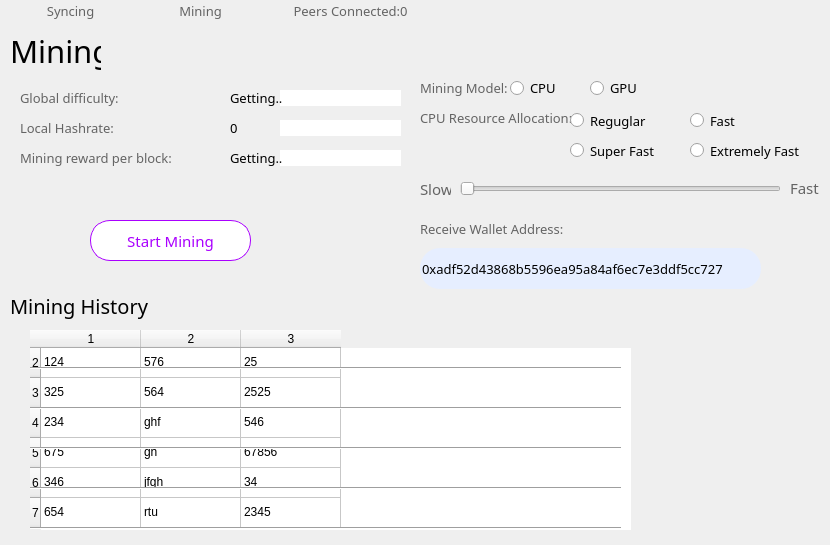
   <widget class="QWidget" name="p5">
    <widget class="QToolButton" name="toolButton_21">
     <property name="geometry">
      <rect>
       <x>0</x>
       <y>0</y>
       <width>131</width>
       <height>21</height>
      </rect>
     </property>
     <property name="font">
      <font>
       <family>微软雅黑 Light</family>
       <pointsize>10</pointsize>
      </font>
     </property>
     <property name="styleSheet">
      <string notr="true">border:0px;
color: rgb(100, 100, 100);</string>
     </property>
     <property name="text">
      <string>   Syncing</string>
     </property>
     <property name="icon">
      <iconset>
       <normaloff>pic/grayqukuai.png</normaloff>pic/grayqukuai.png</iconset>
     </property>
     <property name="toolButtonStyle">
      <enum>Qt::ToolButtonTextBesideIcon</enum>
     </property>
    </widget>
    <widget class="QToolButton" name="toolButton_22">
     <property name="geometry">
      <rect>
       <x>130</x>
       <y>0</y>
       <width>131</width>
       <height>21</height>
      </rect>
     </property>
     <property name="font">
      <font>
       <family>微软雅黑 Light</family>
       <pointsize>10</pointsize>
      </font>
     </property>
     <property name="styleSheet">
      <string notr="true">border:0px;
color: rgb(100, 100, 100);</string>
     </property>
     <property name="text">
      <string>   Mining</string>
     </property>
     <property name="icon">
      <iconset>
       <normaloff>pic/graymining.png</normaloff>pic/graymining.png</iconset>
     </property>
     <property name="toolButtonStyle">
      <enum>Qt::ToolButtonTextBesideIcon</enum>
     </property>
    </widget>
    <widget class="QToolButton" name="toolButton_23">
     <property name="geometry">
      <rect>
       <x>270</x>
       <y>0</y>
       <width>151</width>
       <height>21</height>
      </rect>
     </property>
     <property name="font">
      <font>
       <family>微软雅黑 Light</family>
       <pointsize>10</pointsize>
      </font>
     </property>
     <property name="styleSheet">
      <string notr="true">border:0px;
color: rgb(100, 100, 100);</string>
     </property>
     <property name="text">
      <string>   Peers Connected:0</string>
     </property>
     <property name="icon">
      <iconset>
       <normaloff>pic/tubiaoer.png</normaloff>pic/tubiaoer.png</iconset>
     </property>
     <property name="toolButtonStyle">
      <enum>Qt::ToolButtonTextBesideIcon</enum>
     </property>
    </widget>
    <widget class="QLabel" name="label_16">
     <property name="geometry">
      <rect>
       <x>10</x>
       <y>30</y>
       <width>91</width>
       <height>41</height>
      </rect>
     </property>
     <property name="font">
      <font>
       <family>等线</family>
       <pointsize>23</pointsize>
      </font>
     </property>
     <property name="text">
      <string>Mining</string>
     </property>
    </widget>
    <widget class="QPushButton" name="pushButton_11">
     <property name="geometry">
      <rect>
       <x>740</x>
       <y>440</y>
       <width>51</width>
       <height>51</height>
      </rect>
     </property>
     <property name="cursor">
      <cursorShape>PointingHandCursor</cursorShape>
     </property>
     <property name="text">
      <string/>
     </property>
     <property name="icon">
      <iconset>
       <normaloff>pic/05.png</normaloff>pic/05.png</iconset>
     </property>
     <property name="iconSize">
      <size>
       <width>40</width>
       <height>40</height>
      </size>
     </property>
     <property name="flat">
      <bool>true</bool>
     </property>
    </widget>
    <widget class="QPushButton" name="pushButton_12">
     <property name="geometry">
      <rect>
       <x>670</x>
       <y>370</y>
       <width>51</width>
       <height>51</height>
      </rect>
     </property>
     <property name="cursor">
      <cursorShape>PointingHandCursor</cursorShape>
     </property>
     <property name="text">
      <string/>
     </property>
     <property name="icon">
      <iconset>
       <normaloff>pic/sdO8tAw.png</normaloff>pic/sdO8tAw.png</iconset>
     </property>
     <property name="iconSize">
      <size>
       <width>40</width>
       <height>40</height>
      </size>
     </property>
     <property name="flat">
      <bool>true</bool>
     </property>
    </widget>
    <widget class="QPushButton" name="pushButton_13">
     <property name="geometry">
      <rect>
       <x>740</x>
       <y>370</y>
       <width>51</width>
       <height>51</height>
      </rect>
     </property>
     <property name="cursor">
      <cursorShape>PointingHandCursor</cursorShape>
     </property>
     <property name="text">
      <string/>
     </property>
     <property name="icon">
      <iconset>
       <normaloff>pic/03.png</normaloff>pic/03.png</iconset>
     </property>
     <property name="iconSize">
      <size>
       <width>40</width>
       <height>40</height>
      </size>
     </property>
     <property name="flat">
      <bool>true</bool>
     </property>
    </widget>
    <widget class="QPushButton" name="pushButton_14">
     <property name="geometry">
      <rect>
       <x>670</x>
       <y>440</y>
       <width>51</width>
       <height>51</height>
      </rect>
     </property>
     <property name="cursor">
      <cursorShape>PointingHandCursor</cursorShape>
     </property>
     <property name="text">
      <string/>
     </property>
     <property name="icon">
      <iconset>
       <normaloff>pic/04.png</normaloff>pic/04.png</iconset>
     </property>
     <property name="iconSize">
      <size>
       <width>40</width>
       <height>40</height>
      </size>
     </property>
     <property name="flat">
      <bool>true</bool>
     </property>
    </widget>
    <widget class="QLabel" name="label_19">
     <property name="geometry">
      <rect>
       <x>20</x>
       <y>90</y>
       <width>201</width>
       <height>16</height>
      </rect>
     </property>
     <property name="font">
      <font>
       <family>等线</family>
       <pointsize>10</pointsize>
      </font>
     </property>
     <property name="styleSheet">
      <string notr="true">
color: rgb(100, 100, 100);</string>
     </property>
     <property name="text">
      <string>Global difficulty:</string>
     </property>
    </widget>
    <widget class="QLabel" name="label_20">
     <property name="geometry">
      <rect>
       <x>20</x>
       <y>120</y>
       <width>201</width>
       <height>16</height>
      </rect>
     </property>
     <property name="font">
      <font>
       <family>等线</family>
       <pointsize>10</pointsize>
      </font>
     </property>
     <property name="styleSheet">
      <string notr="true">color: rgb(100, 100, 100);</string>
     </property>
     <property name="text">
      <string>Local Hashrate:</string>
     </property>
    </widget>
    <widget class="QLabel" name="label_21">
     <property name="geometry">
      <rect>
       <x>20</x>
       <y>150</y>
       <width>201</width>
       <height>16</height>
      </rect>
     </property>
     <property name="font">
      <font>
       <family>等线</family>
       <pointsize>10</pointsize>
      </font>
     </property>
     <property name="styleSheet">
      <string notr="true">color: rgb(100, 100, 100);</string>
     </property>
     <property name="text">
      <string>Mining reward per block:</string>
     </property>
    </widget>
    <widget class="QLineEdit" name="lineEdit">
     <property name="geometry">
      <rect>
       <x>280</x>
       <y>90</y>
       <width>121</width>
       <height>16</height>
      </rect>
     </property>
     <property name="styleSheet">
      <string notr="true">border:0px;</string>
     </property>
    </widget>
    <widget class="QLineEdit" name="lineEdit_2">
     <property name="geometry">
      <rect>
       <x>280</x>
       <y>120</y>
       <width>121</width>
       <height>16</height>
      </rect>
     </property>
     <property name="styleSheet">
      <string notr="true">border:0px;</string>
     </property>
    </widget>
    <widget class="QLineEdit" name="lineEdit_3">
     <property name="geometry">
      <rect>
       <x>280</x>
       <y>150</y>
       <width>121</width>
       <height>16</height>
      </rect>
     </property>
     <property name="styleSheet">
      <string notr="true">border:0px;</string>
     </property>
    </widget>
    <widget class="QLabel" name="label_43">
     <property name="geometry">
      <rect>
       <x>420</x>
       <y>80</y>
       <width>91</width>
       <height>16</height>
      </rect>
     </property>
     <property name="font">
      <font>
       <family>等线</family>
       <pointsize>10</pointsize>
      </font>
     </property>
     <property name="styleSheet">
      <string notr="true">color: rgb(100, 100, 100);</string>
     </property>
     <property name="text">
      <string>Mining Model:</string>
     </property>
    </widget>
    <widget class="QLabel" name="label_44">
     <property name="geometry">
      <rect>
       <x>420</x>
       <y>110</y>
       <width>151</width>
       <height>16</height>
      </rect>
     </property>
     <property name="font">
      <font>
       <family>等线</family>
       <pointsize>10</pointsize>
      </font>
     </property>
     <property name="styleSheet">
      <string notr="true">color: rgb(100, 100, 100);</string>
     </property>
     <property name="text">
      <string>CPU Resource Allocation:</string>
     </property>
    </widget>
    <widget class="QRadioButton" name="radioButton">
     <property name="geometry">
      <rect>
       <x>510</x>
       <y>80</y>
       <width>71</width>
       <height>16</height>
      </rect>
     </property>
     <property name="font">
      <font>
       <family>微软雅黑</family>
       <pointsize>10</pointsize>
      </font>
     </property>
     <property name="text">
      <string>CPU</string>
     </property>
    </widget>
    <widget class="QRadioButton" name="radioButton_2">
     <property name="geometry">
      <rect>
       <x>590</x>
       <y>80</y>
       <width>61</width>
       <height>16</height>
      </rect>
     </property>
     <property name="font">
      <font>
       <family>微软雅黑</family>
       <pointsize>10</pointsize>
      </font>
     </property>
     <property name="text">
      <string>GPU</string>
     </property>
    </widget>
    <widget class="QRadioButton" name="radioButton_3">
     <property name="geometry">
      <rect>
       <x>690</x>
       <y>110</y>
       <width>61</width>
       <height>21</height>
      </rect>
     </property>
     <property name="font">
      <font>
       <family>微软雅黑</family>
       <pointsize>10</pointsize>
      </font>
     </property>
     <property name="text">
      <string>Fast</string>
     </property>
    </widget>
    <widget class="QRadioButton" name="radioButton_4">
     <property name="geometry">
      <rect>
       <x>570</x>
       <y>110</y>
       <width>81</width>
       <height>21</height>
      </rect>
     </property>
     <property name="font">
      <font>
       <family>微软雅黑</family>
       <pointsize>10</pointsize>
      </font>
     </property>
     <property name="text">
      <string>Reguglar</string>
     </property>
    </widget>
    <widget class="QRadioButton" name="radioButton_5">
     <property name="geometry">
      <rect>
       <x>690</x>
       <y>140</y>
       <width>111</width>
       <height>21</height>
      </rect>
     </property>
     <property name="font">
      <font>
       <family>微软雅黑</family>
       <pointsize>10</pointsize>
      </font>
     </property>
     <property name="text">
      <string>Extremely Fast</string>
     </property>
    </widget>
    <widget class="QRadioButton" name="radioButton_6">
     <property name="geometry">
      <rect>
       <x>570</x>
       <y>140</y>
       <width>91</width>
       <height>21</height>
      </rect>
     </property>
     <property name="font">
      <font>
       <family>微软雅黑</family>
       <pointsize>10</pointsize>
      </font>
     </property>
     <property name="text">
      <string>Super Fast</string>
     </property>
    </widget>
    <widget class="QLabel" name="label_45">
     <property name="geometry">
      <rect>
       <x>420</x>
       <y>178</y>
       <width>31</width>
       <height>21</height>
      </rect>
     </property>
     <property name="font">
      <font>
       <family>等线</family>
       <pointsize>11</pointsize>
      </font>
     </property>
     <property name="styleSheet">
      <string notr="true">color: rgb(100, 100, 100);</string>
     </property>
     <property name="text">
      <string>Slow</string>
     </property>
    </widget>
    <widget class="QLabel" name="label_46">
     <property name="geometry">
      <rect>
       <x>790</x>
       <y>177</y>
       <width>31</width>
       <height>21</height>
      </rect>
     </property>
     <property name="font">
      <font>
       <family>等线</family>
       <pointsize>11</pointsize>
      </font>
     </property>
     <property name="styleSheet">
      <string notr="true">color: rgb(100, 100, 100);</string>
     </property>
     <property name="text">
      <string>Fast</string>
     </property>
    </widget>
    <widget class="QSlider" name="horizontalSlider">
     <property name="geometry">
      <rect>
       <x>460</x>
       <y>178</y>
       <width>321</width>
       <height>22</height>
      </rect>
     </property>
     <property name="orientation">
      <enum>Qt::Horizontal</enum>
     </property>
    </widget>
    <widget class="QLabel" name="label_47">
     <property name="geometry">
      <rect>
       <x>420</x>
       <y>218</y>
       <width>161</width>
       <height>21</height>
      </rect>
     </property>
     <property name="font">
      <font>
       <family>等线</family>
       <pointsize>10</pointsize>
      </font>
     </property>
     <property name="styleSheet">
      <string notr="true">color: rgb(100, 100, 100);</string>
     </property>
     <property name="text">
      <string>Receive Wallet Address:</string>
     </property>
    </widget>
    <widget class="QLineEdit" name="lineEdit_7">
     <property name="geometry">
      <rect>
       <x>420</x>
       <y>248</y>
       <width>341</width>
       <height>41</height>
      </rect>
     </property>
     <property name="font">
      <font>
       <family>微软雅黑</family>
       <pointsize>10</pointsize>
      </font>
     </property>
     <property name="styleSheet">
      <string notr="true">border:0px;
border-radius:20px;

background-color: rgb(230, 238, 255);</string>
     </property>
     <property name="text">
      <string>0xadf52d43868b5596ea95a84af6ec7e3ddf5cc727</string>
     </property>
    </widget>
    <widget class="QPushButton" name="pushButton_29">
     <property name="geometry">
      <rect>
       <x>780</x>
       <y>250</y>
       <width>41</width>
       <height>31</height>
      </rect>
     </property>
     <property name="cursor">
      <cursorShape>PointingHandCursor</cursorShape>
     </property>
     <property name="text">
      <string/>
     </property>
     <property name="icon">
      <iconset>
       <normaloff>pic/mw11.png</normaloff>pic/mw11.png</iconset>
     </property>
     <property name="iconSize">
      <size>
       <width>28</width>
       <height>28</height>
      </size>
     </property>
     <property name="flat">
      <bool>true</bool>
     </property>
    </widget>
    <widget class="QPushButton" name="pushButton_30">
     <property name="geometry">
      <rect>
       <x>90</x>
       <y>220</y>
       <width>161</width>
       <height>41</height>
      </rect>
     </property>
     <property name="font">
      <font>
       <family>微软雅黑 Light</family>
       <pointsize>11</pointsize>
      </font>
     </property>
     <property name="cursor">
      <cursorShape>PointingHandCursor</cursorShape>
     </property>
     <property name="styleSheet">
      <string notr="true">border-width: 1px;
border-color: rgb(170, 0, 255);
background-color: rgb(255, 255, 255);
color: rgb(170, 0, 255);
border-radius:20px;
border-style:solid; 
</string>
     </property>
     <property name="text">
      <string>Start Mining</string>
     </property>
    </widget>
    <widget class="QTableWidget" name="miningHistory">
     <property name="geometry">
      <rect>
       <x>30</x>
       <y>330</y>
       <width>601</width>
       <height>200</height>
      </rect>
     </property>
     <property name="styleSheet">
      <string notr="true">border:0px;




</string>
     </property>
     <row>
      <property name="text">
       <string>2</string>
      </property>
     </row>
     <row>
      <property name="text">
       <string>3</string>
      </property>
     </row>
     <row>
      <property name="text">
       <string>4</string>
      </property>
     </row>
     <row>
      <property name="text">
       <string>5</string>
      </property>
     </row>
     <row>
      <property name="text">
       <string>6</string>
      </property>
     </row>
     <row>
      <property name="text">
       <string>7</string>
      </property>
     </row>
     <column>
      <property name="text">
       <string>1</string>
      </property>
     </column>
     <column>
      <property name="text">
       <string>2</string>
      </property>
     </column>
     <column>
      <property name="text">
       <string>3</string>
      </property>
     </column>
     <item row="0" column="0">
      <property name="text">
       <string>124</string>
      </property>
     </item>
     <item row="0" column="1">
      <property name="text">
       <string>576</string>
      </property>
     </item>
     <item row="0" column="2">
      <property name="text">
       <string>25</string>
      </property>
     </item>
     <item row="1" column="0">
      <property name="text">
       <string>325</string>
      </property>
     </item>
     <item row="1" column="1">
      <property name="text">
       <string>564</string>
      </property>
     </item>
     <item row="1" column="2">
      <property name="text">
       <string>2525</string>
      </property>
     </item>
     <item row="2" column="0">
      <property name="text">
       <string>234</string>
      </property>
     </item>
     <item row="2" column="1">
      <property name="text">
       <string>ghf</string>
      </property>
     </item>
     <item row="2" column="2">
      <property name="text">
       <string>546</string>
      </property>
     </item>
     <item row="3" column="0">
      <property name="text">
       <string>675</string>
      </property>
     </item>
     <item row="3" column="1">
      <property name="text">
       <string>gh</string>
      </property>
     </item>
     <item row="3" column="2">
      <property name="text">
       <string>67856</string>
      </property>
     </item>
     <item row="4" column="0">
      <property name="text">
       <string>346</string>
      </property>
     </item>
     <item row="4" column="1">
      <property name="text">
       <string>jfgh</string>
      </property>
     </item>
     <item row="4" column="2">
      <property name="text">
       <string>34</string>
      </property>
     </item>
     <item row="5" column="0">
      <property name="text">
       <string>654</string>
      </property>
     </item>
     <item row="5" column="1">
      <property name="text">
       <string>rtu</string>
      </property>
     </item>
     <item row="5" column="2">
      <property name="text">
       <string>2345</string>
      </property>
     </item>
    </widget>
    <widget class="QLabel" name="label_48">
     <property name="geometry">
      <rect>
       <x>10</x>
       <y>290</y>
       <width>141</width>
       <height>31</height>
      </rect>
     </property>
     <property name="font">
      <font>
       <family>等线</family>
       <pointsize>15</pointsize>
      </font>
     </property>
     <property name="text">
      <string>Mining History</string>
     </property>
    </widget>
    <widget class="Line" name="line">
     <property name="geometry">
      <rect>
       <x>30</x>
       <y>360</y>
       <width>591</width>
       <height>16</height>
      </rect>
     </property>
     <property name="orientation">
      <enum>Qt::Horizontal</enum>
     </property>
    </widget>
    <widget class="Line" name="line_2">
     <property name="geometry">
      <rect>
       <x>30</x>
       <y>400</y>
       <width>591</width>
       <height>16</height>
      </rect>
     </property>
     <property name="orientation">
      <enum>Qt::Horizontal</enum>
     </property>
    </widget>
    <widget class="Line" name="line_3">
     <property name="geometry">
      <rect>
       <x>30</x>
       <y>440</y>
       <width>591</width>
       <height>16</height>
      </rect>
     </property>
     <property name="orientation">
      <enum>Qt::Horizontal</enum>
     </property>
    </widget>
    <widget class="Line" name="line_4">
     <property name="geometry">
      <rect>
       <x>30</x>
       <y>480</y>
       <width>591</width>
       <height>16</height>
      </rect>
     </property>
     <property name="orientation">
      <enum>Qt::Horizontal</enum>
     </property>
    </widget>
    <widget class="Line" name="line_5">
     <property name="geometry">
      <rect>
       <x>30</x>
       <y>520</y>
       <width>591</width>
       <height>16</height>
      </rect>
     </property>
     <property name="orientation">
      <enum>Qt::Horizontal</enum>
     </property>
    </widget>
    <widget class="QLabel" name="label_6">
     <property name="geometry">
      <rect>
       <x>-10</x>
       <y>80</y>
       <width>421</width>
       <height>211</height>
      </rect>
     </property>
     <property name="autoFillBackground">
      <bool>false</bool>
     </property>
     <property name="text">
      <string/>
     </property>
     <property name="pixmap">
      <pixmap>../.designer/backup/pic/图表.png</pixmap>
     </property>
     <property name="scaledContents">
      <bool>true</bool>
     </property>
     <property name="margin">
      <number>0</number>
     </property>
    </widget>
    <widget class="QLabel" name="label_22">
     <property name="geometry">
      <rect>
       <x>230</x>
       <y>90</y>
       <width>171</width>
       <height>16</height>
      </rect>
     </property>
     <property name="font">
      <font>
       <family>等线</family>
       <pointsize>10</pointsize>
      </font>
     </property>
     <property name="styleSheet">
      <string notr="true">
color: rgb(0, 0, 0);</string>
     </property>
     <property name="text">
      <string>Getting..</string>
     </property>
    </widget>
    <widget class="QLabel" name="label_23">
     <property name="geometry">
      <rect>
       <x>230</x>
       <y>120</y>
       <width>171</width>
       <height>16</height>
      </rect>
     </property>
     <property name="font">
      <font>
       <family>等线</family>
       <pointsize>10</pointsize>
      </font>
     </property>
     <property name="styleSheet">
      <string notr="true">
color: rgb(0, 0, 0);</string>
     </property>
     <property name="text">
      <string>0</string>
     </property>
    </widget>
    <widget class="QLabel" name="label_24">
     <property name="geometry">
      <rect>
       <x>230</x>
       <y>150</y>
       <width>171</width>
       <height>16</height>
      </rect>
     </property>
     <property name="font">
      <font>
       <family>等线</family>
       <pointsize>10</pointsize>
      </font>
     </property>
     <property name="styleSheet">
      <string notr="true">
color: rgb(0, 0, 0);</string>
     </property>
     <property name="text">
      <string>Getting..</string>
     </property>
    </widget>
    <widget class="QPushButton" name="pushButton_45">
     <property name="geometry">
      <rect>
       <x>160</x>
       <y>300</y>
       <width>21</width>
       <height>21</height>
      </rect>
     </property>
     <property name="cursor">
      <cursorShape>PointingHandCursor</cursorShape>
     </property>
     <property name="text">
      <string/>
     </property>
     <property name="icon">
      <iconset>
       <normaloff>pic/puperqukuai.png</normaloff>pic/puperqukuai.png</iconset>
     </property>
     <property name="iconSize">
      <size>
       <width>28</width>
       <height>28</height>
      </size>
     </property>
     <property name="flat">
      <bool>true</bool>
     </property>
    </widget>
    <zorder>label_6</zorder>
    <zorder>toolButton_21</zorder>
    <zorder>toolButton_22</zorder>
    <zorder>toolButton_23</zorder>
    <zorder>label_16</zorder>
    <zorder>pushButton_11</zorder>
    <zorder>pushButton_12</zorder>
    <zorder>pushButton_13</zorder>
    <zorder>pushButton_14</zorder>
    <zorder>label_19</zorder>
    <zorder>label_20</zorder>
    <zorder>label_21</zorder>
    <zorder>lineEdit</zorder>
    <zorder>lineEdit_2</zorder>
    <zorder>lineEdit_3</zorder>
    <zorder>label_43</zorder>
    <zorder>label_44</zorder>
    <zorder>radioButton</zorder>
    <zorder>radioButton_2</zorder>
    <zorder>radioButton_3</zorder>
    <zorder>radioButton_4</zorder>
    <zorder>radioButton_5</zorder>
    <zorder>radioButton_6</zorder>
    <zorder>label_45</zorder>
    <zorder>label_46</zorder>
    <zorder>horizontalSlider</zorder>
    <zorder>label_47</zorder>
    <zorder>lineEdit_7</zorder>
    <zorder>pushButton_29</zorder>
    <zorder>pushButton_30</zorder>
    <zorder>miningHistory</zorder>
    <zorder>label_48</zorder>
    <zorder>line</zorder>
    <zorder>line_2</zorder>
    <zorder>line_3</zorder>
    <zorder>line_4</zorder>
    <zorder>line_5</zorder>
    <zorder>label_22</zorder>
    <zorder>label_23</zorder>
    <zorder>label_24</zorder>
    <zorder>pushButton_45</zorder>
   </widget>
